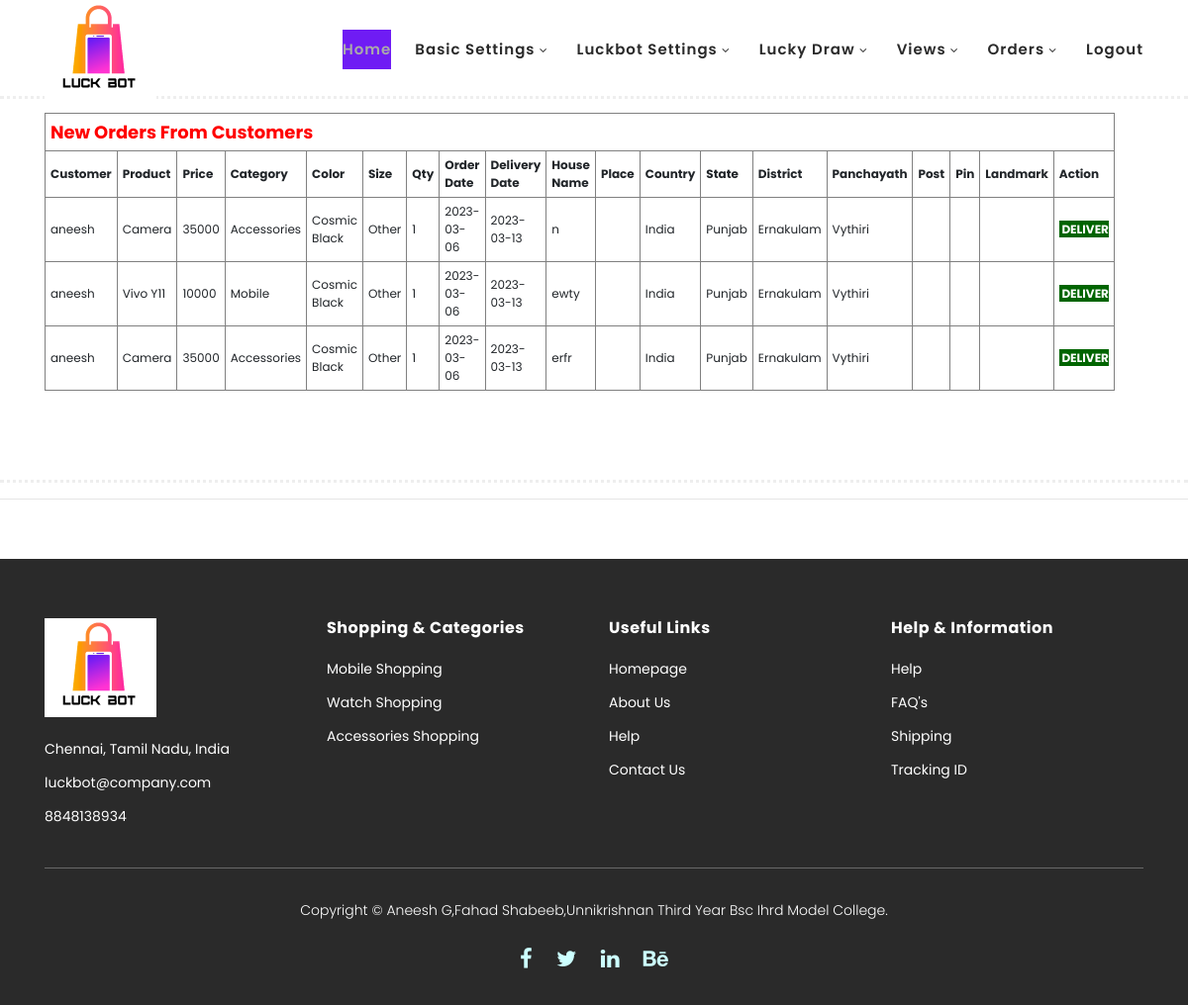
Page /adminHome.php?neworder=1 on the committed database.
### tables this page shows
CREATE TABLE IF NOT EXISTS `orders` (
  `oid` int(11) NOT NULL AUTO_INCREMENT,
  `uid` int(11) NOT NULL,
  `pid` int(11) NOT NULL,
  `prize` float NOT NULL,
  `discount` float NOT NULL,
  `cid` int(11) NOT NULL,
  `clrid` int(11) NOT NULL,
  `siid` int(11) NOT NULL,
  `quantity` int(11) NOT NULL,
  `odate` date NOT NULL,
  `eddate` date NOT NULL,
  `house` varchar(100) NOT NULL,
  `place` varchar(100) NOT NULL,
  `coid` int(100) NOT NULL,
  `sid` int(100) NOT NULL,
  `did` int(100) NOT NULL,
  `paid` int(100) NOT NULL,
  `post` varchar(100) NOT NULL,
  `pin` varchar(20) NOT NULL,
  `landmark` varchar(100) NOT NULL,
  `amount` float NOT NULL,
  `netamount` float NOT NULL,
  `status` varchar(1) NOT NULL,
  PRIMARY KEY (`oid`)
);

CREATE TABLE IF NOT EXISTS `users` (
  `uid` int(11) NOT NULL AUTO_INCREMENT,
  `user` varchar(50) NOT NULL,
  `password` varchar(50) NOT NULL,
  `utype` varchar(1) NOT NULL,
  PRIMARY KEY (`uid`)
);

CREATE TABLE IF NOT EXISTS `products` (
  `pid` int(11) NOT NULL AUTO_INCREMENT,
  `pname` varchar(100) NOT NULL,
  `cid` int(11) NOT NULL,
  `pprize` int(50) NOT NULL,
  `comid` int(11) NOT NULL,
  `clrid` int(11) NOT NULL,
  `siid` int(11) NOT NULL,
  `others` varchar(200) NOT NULL,
  `description` varchar(300) NOT NULL,
  `photo` varchar(100) NOT NULL,
  PRIMARY KEY (`pid`)
);

CREATE TABLE IF NOT EXISTS `categories` (
  `cid` int(11) NOT NULL AUTO_INCREMENT,
  `category` varchar(100) NOT NULL,
  PRIMARY KEY (`cid`)
);

CREATE TABLE IF NOT EXISTS `colors` (
  `clrid` int(11) NOT NULL AUTO_INCREMENT,
  `color` varchar(100) NOT NULL,
  PRIMARY KEY (`clrid`)
);

CREATE TABLE IF NOT EXISTS `sizes` (
  `siid` int(11) NOT NULL AUTO_INCREMENT,
  `size` varchar(50) NOT NULL,
  PRIMARY KEY (`siid`)
);

CREATE TABLE IF NOT EXISTS `countries` (
  `coid` int(11) NOT NULL AUTO_INCREMENT,
  `country` varchar(100) NOT NULL,
  PRIMARY KEY (`coid`)
);

CREATE TABLE IF NOT EXISTS `states` (
  `sid` int(50) NOT NULL AUTO_INCREMENT,
  `coid` int(50) NOT NULL,
  `state` varchar(50) NOT NULL,
  PRIMARY KEY (`sid`)
);

CREATE TABLE IF NOT EXISTS `districts` (
  `did` int(50) NOT NULL AUTO_INCREMENT,
  `sid` int(50) NOT NULL,
  `district` varchar(50) NOT NULL,
  PRIMARY KEY (`did`)
);

CREATE TABLE IF NOT EXISTS `panchayath` (
  `paid` int(50) NOT NULL AUTO_INCREMENT,
  `did` int(11) NOT NULL,
  `panchayath` varchar(50) NOT NULL,
  PRIMARY KEY (`paid`)
);

### AdminViewNewOrders.php (the view, shortened to what this page needs)
<?php
$servername = "localhost";
$username = "root";
$password = '';
$dbname = "luckbot";
$conn = mysqli_connect($servername,$username,$password,$dbname);
?>
<table border="1" cellpadding="5" cellspacing="0" align="left" style="font-size:12px;">
  <tr>
    <th colspan="19"><font size="4" color="red">New Orders From Customers</font></th>
  </tr>
  <tr>
   <th>Customer</th>
   <th>Product</th>
   <th>Price</th>
   <th>Category</th>
   <th>Color</th>
   <th>Size</th>
   <th>Qty</th>
   <th>Order Date</th>
   <th>Delivery Date</th>
   <th>House Name</th>
   <th>Place</th>
   <th>Country</th>
   <th>State</th>
   <th>District</th>
   <th>Panchayath</th>
   <th>Post</th>
   <th>Pin</th>
   <th>Landmark</th>
   <th>Action</th>
  </tr>
 <?php
  $status='N';
  $sql='SELECT users.user,products.pname,orders.oid,orders.prize,categories.category,colors.color,sizes.size,orders.quantity,orders.odate,orders.eddate,orders.house,orders.place,countries.country,states.state,districts.district,panchayath.panchayath,orders.post,orders.pin,orders.landmark FROM orders LEFT JOIN users ON orders.uid=users.uid LEFT JOIN products ON orders.pid=products.pid LEFT JOIN categories ON orders.cid=categories.cid LEFT JOIN colors ON orders.clrid=colors.clrid LEFT JOIN sizes ON orders.siid=sizes.siid LEFT JOIN countries ON orders.coid=countries.coid LEFT JOIN states ON orders.sid=states.sid LEFT JOIN districts ON orders.did=districts.did LEFT JOIN panchayath ON orders.paid=panchayath.paid where orders.status="'.$status.'"';
  $result=$conn->query($sql);
  while($row=mysqli_fetch_array($result))
        {
            $oid=$row['oid'];
            $user=$row['user'];
            $pname=$row['pname'];
            $prize=$row['prize'];
            $category=$row['category'];
            $color=$row['color'];
            $size=$row['size'];
            $quantity=$row['quantity'];
            $odate=$row['odate'];
            $eddate=$row['eddate'];
            $house=$row['house'];
            $place=$row['place'];
            $country=$row['country'];
            $state=$row['state'];
            $district=$row['district'];
            $panchayath=$row['panchayath'];
            $post=$row['post'];
            $pin=$row['pin'];
            $landmark=$row['landmark'];
          ?>
            <tr>
              <td><?=$user?></td>
              <td><?=$pname?></td>
              <td><?=$prize?></td>
              <td><?=$category?></td>
              <td><?=$color?></td>
              <td><?=$size?></td>
              <td><?=$quantity?></td>
              <td><?=$odate?></td>
              <td><?=$eddate?></td>
              <td><?=$house?></td>
              <td><?=$place?></td>
              <td><?=$country?></td>
              <td><?=$state?></td>
              <td><?=$district?></td>
              <td><?=$panchayath?></td>
              <td><?=$post?></td>
              <td><?=$pin?></td>
              <td><?=$landmark?></td>
              <td><b><a href="doaction.php?deliver=1&oid=<?=$oid?>" style="background-color:darkgreen;color:white;">&nbsp;DELIVER</a></b></td>
            </tr>
    <?php
      }
    ?>
  </table>

### assets/css/templatemo-hexashop.css (style rules this page uses)
html, body, div, span, applet, object, iframe, h1, h2, h3, h4, h5, h6, p, blockquote, div pre, a, abbr, acronym, address, big, cite, code, del, dfn, em, font, img, ins, kbd, q, s, samp, small, strike, strong, sub, sup, tt, var, b, u, i, center, dl, dt, dd, ol, ul, li, figure, header, nav, section, article, aside, footer, figcaption { margin: 0; padding: 0; border: 0; outline: 0; }
* { box-sizing: border-box; }
html, body { font-family: 'Poppins', sans-serif; font-weight: 400; background-color: #fff; font-size: 16px; -ms-text-size-adjust: 100%; -webkit-font-smoothing: antialiased; -moz-osx-font-smoothing: grayscale; }
a { text-decoration: none !important; }
html, body { background: #fff; font-family: 'Poppins', sans-serif; }

### rows in the picture
orders: uid.user "aneesh", pid.pname "Camera", prize "35000", cid.category "Accessories", clrid.color "Cosmic Black", siid.size "Other", quantity "1", odate "2023-03-06", eddate "2023-03-13", house "n", coid.country "India", sid.state "Punjab", did.district "Ernakulam", paid.panchayath "Vythiri"
orders: uid.user "aneesh", pid.pname "Vivo Y11", prize "10000", cid.category "Mobile", clrid.color "Cosmic Black", siid.size "Other", quantity "1", odate "2023-03-06", eddate "2023-03-13", house "ewty", coid.country "India", sid.state "Punjab", did.district "Ernakulam", paid.panchayath "Vythiri"
orders: uid.user "aneesh", pid.pname "Camera", prize "35000", cid.category "Accessories", clrid.color "Cosmic Black", siid.size "Other", quantity "1", odate "2023-03-06", eddate "2023-03-13", house "erfr", coid.country "India", sid.state "Punjab", did.district "Ernakulam", paid.panchayath "Vythiri"
